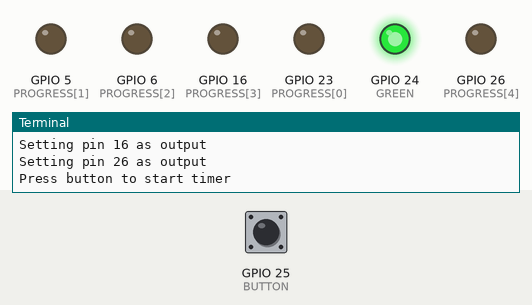
The program below on a simulated Raspberry Pi (BCM pin numbers). Shown: output pins drawn as LEDs (lit = HIGH), the last lines printed to the terminal. Dashed ring = blinking. The inputs (shaded band) are chosen by the test bench; at power-on: GPIO 25 (BUTTON) LOW. The clock reads 2024-03-15 10:24:30 at power-on unless the program sets it.

Above: at 1.2 s.
1.3 s: GPIO 25 (BUTTON) pulled HIGH for 0.15 s
At 3.2 s:
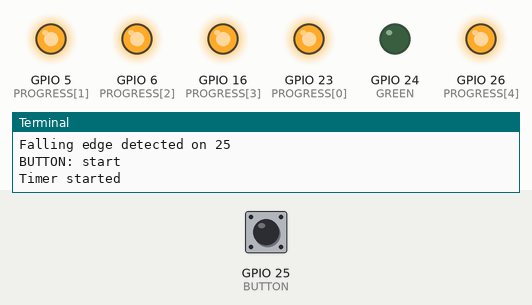
4.3 s: GPIO 25 (BUTTON) pulled HIGH for 3.2 s
At 8.55 s:
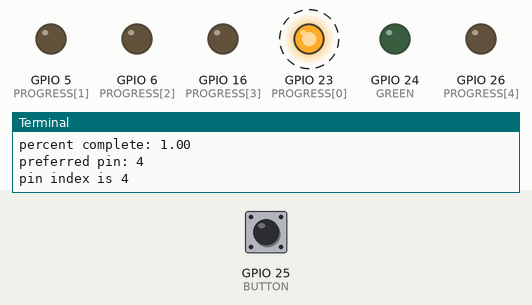
10.5 s: GPIO 25 (BUTTON) pulled HIGH for 1 s
At 13.5 s:
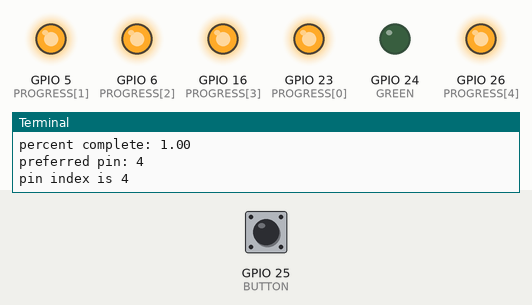
Timing chart, 0 to 15.0 s (numbered marks = the images above; inputs shaded):
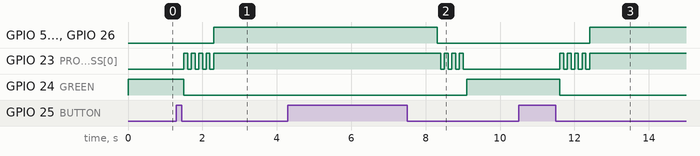

Measured:
- after the input at 1.3 s, GPIO 5 (PROGRESS[1]), GPIO 6 (PROGRESS[2]), GPIO 16 (PROGRESS[3]), GPIO 26 (PROGRESS[4]): LOW → HIGH after 1.0 s; GPIO 23 (PROGRESS[0]): alternates HIGH for 0.10 s and LOW for 0.10 s, 9 changes in all, then stays HIGH, starting after 0.20 s; GPIO 24 (GREEN): HIGH → LOW after 0.20 s
- after the input at 4.3 s, GPIO 5 (PROGRESS[1]), GPIO 6 (PROGRESS[2]), GPIO 16 (PROGRESS[3]), GPIO 26 (PROGRESS[4]): HIGH → LOW after 4.0 s; GPIO 23 (PROGRESS[0]): alternates HIGH for 0.10 s and LOW for 0.10 s, 7 changes in all, then stays LOW, starting after 4.1 s; GPIO 24 (GREEN): LOW → HIGH after 4.8 s
- after the input at 10.5 s, GPIO 5 (PROGRESS[1]), GPIO 6 (PROGRESS[2]), GPIO 16 (PROGRESS[3]), GPIO 26 (PROGRESS[4]): LOW → HIGH after 1.9 s; GPIO 23 (PROGRESS[0]): alternates HIGH for 0.10 s and LOW for 0.10 s, 9 changes in all, then stays HIGH, starting after 1.1 s; GPIO 24 (GREEN): HIGH → LOW after 1.1 s

The program:

led.py
```python
import RPi.GPIO as GPIO
import time
import math

from datetime import datetime
from datetime import timedelta

# Timer length in seconds
TIMER_LENGTH = 25 * 60

# GPIO constants
GREEN = 24
PROGRESS = [23, 5, 6, 16, 26]
BUTTON = 25

button_pressed = False
button_pressed_start = None

exit_signal = False
reset_signal = False
start_signal = False

interrupted = False

tick_pin = PROGRESS[0]

# Define a threaded callback function to run in another thread when events are detected


def button_callback(channel):
    global button_pressed_start, exit_signal, reset_signal, start_signal, interrupted, BUTTON

    if GPIO.input(BUTTON):     # if port 25 == 1
        print("Rising edge detected on 25")
        button_pressed_start = datetime.now()
    else:                  # if port 25 != 1
        print("Falling edge detected on 25")
        button_pressed_length = datetime.now() - button_pressed_start
        if button_pressed_length.seconds > 3:
            print("BUTTON: exit")
            exit_signal = True
            interrupted = True
        elif button_pressed_length.seconds > 1:
            print("BUTTON: reset/stop")
            reset_signal = True
            interrupted = True
        else:
            print("BUTTON: start")
            start_signal = True


def flicker():
    global PROGRESS
    for i in range(4):
        GPIO.output(PROGRESS[0], GPIO.HIGH)
        time.sleep(.1)
        GPIO.output(PROGRESS[0], GPIO.LOW)
        time.sleep(.1)


def tick():
    time.sleep(1)


def in_progress():
    global GREEN, PROGRESS
    GPIO.output(GREEN, GPIO.LOW)
    flicker()

    for pin in PROGRESS:
        GPIO.output(pin, GPIO.HIGH)


def complete():
    global GREEN
    for pin in PROGRESS:
        GPIO.output(pin, GPIO.LOW)
    flicker()

    GPIO.output(GREEN, GPIO.HIGH)


def start_timer(seconds):
    global interrupted, tick_pin, PROGRESS
    counter = 0

    # Mark timer as in-progress
    in_progress()

    # Calculate start time
    start = datetime.now()

    # Calculate end time
    end = start + timedelta(seconds=seconds)

    # Set tick pin
    tick_pin = PROGRESS[len(PROGRESS) - 1]

    # Loop until we get to end
    while datetime.now() < end:
        tick()

        delta = end - datetime.now()

        if delta.days >= 0:
            percent_complete = delta.seconds / float(seconds)
            print("percent complete: %.2f" % percent_complete)
            pin_index = math.floor(percent_complete * len(PROGRESS))
            print("preferred pin: %d" % pin_index)
            pin_index = min(max(0, pin_index), len(PROGRESS) - 1)

            # Set new tick pin
            print("pin index is %d" % pin_index)
            last_tick_pin = tick_pin
            tick_pin = PROGRESS[pin_index]

            if last_tick_pin != tick_pin:
                GPIO.output(last_tick_pin, GPIO.LOW)

        if interrupted:
            interrupted = False  # Clear the flag and exit
            break

    complete()


if __name__ == "__main__":
    # Setup
    GPIO.setmode(GPIO.BCM)
    GPIO.setwarnings(False)

    # Set pin 25 to be an input pin and set initial value to be pulled low (off)
    GPIO.setup(BUTTON, GPIO.IN, pull_up_down=GPIO.PUD_DOWN)

    GPIO.setup(GREEN, GPIO.OUT)
    for pin in PROGRESS:
        print ("Setting pin %d as output" % pin)
        GPIO.setup(pin, GPIO.OUT)

    # Setup event on pin 25 rising edge
    GPIO.add_event_detect(BUTTON, GPIO.BOTH, callback=button_callback)

    try:
        while True:
            # Main loop
            # Mark us as ready
            GPIO.output(GREEN, GPIO.HIGH)

            print("Press button to start timer")

            while not start_signal:
                time.sleep(.5)

            print("Timer started")
            start_timer(TIMER_LENGTH)

            # Reset these flags after the timer ends
            reset_signal = False
            start_signal = False

            if exit_signal:
                break
            else:
                print("Press button for 5 seconds to end program")


    finally:                   # this block will run no matter how the try block exits
        print("Cleaning up")
        for pin in PROGRESS:
            GPIO.output(pin, GPIO.LOW)
        GPIO.output(GREEN, GPIO.LOW)
        GPIO.cleanup()         # clean up after yourself
```
